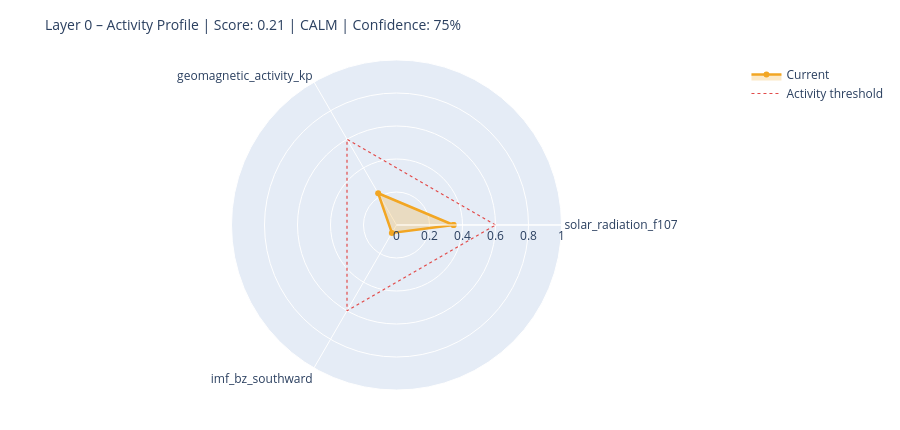

Notebook code cell kept with this figure:
### Markdown cell above
---
## 6. State Assessment & Handoff to Layer 1

### Code cell
# ============================================================
# STEP 1 – Collect raw values with source modes
# Mode: 'primary' | 'fallback_3h' | 'last_valid' | 'missing'
# ============================================================

def safe_last(df, col):
    if df is None or col not in df.columns: return None
    s = df[col].dropna()
    return float(s.iloc[-1]) if not s.empty else None

f107_now = safe_last(df_f107, 'f10.7')
bz_now   = safe_last(df_mag,  'bz_gsm')
kp_now   = safe_last(df_kp,   'kp')
sw_now   = safe_last(df_sw,   'speed')

source_modes = {
    'F10.7':    'primary'  if f107_now is not None else 'missing',
    'Kp':       'primary'  if kp_now   is not None else 'missing',
    'IMF_Bz':   'primary'  if bz_now   is not None else 'missing',
    'SW_speed': 'primary'  if sw_now   is not None else 'missing',
}

# Kp Fallback – 3h endpoint
if kp_now is None:
    try:
        r = requests.get(
            'https://services.swpc.noaa.gov/json/noaa-planetary-k-index.json',
            timeout=10)
        r.raise_for_status()
        fb = pd.DataFrame(r.json())
        tc = next((c for c in fb.columns if 'time' in c.lower()), fb.columns[0])
        kc = next((c for c in fb.columns if 'kp' in c.lower() and c != tc), None)
        if kc:
            fb[kc] = fb[kc].astype(str).str.extract(r'([0-9]+(?:\.[0-9]*)?)')[0]
            fb[kc] = pd.to_numeric(fb[kc], errors='coerce')
            fb = fb[fb[kc] >= 0].dropna(subset=[kc])
            if not fb.empty:
                kp_now = float(fb[kc].iloc[-1])
                source_modes['Kp'] = 'fallback_3h'
                print(f'  Kp fallback (3h): {kp_now:.1f}')
    except Exception as e:
        print(f'  Kp fallback failed: {e}')

# Solar Wind Fallback – last valid value
if sw_now is None and df_sw is not None and 'speed' in df_sw.columns:
    s = df_sw['speed'].dropna()
    if not s.empty:
        sw_now = float(s.iloc[-1])
        source_modes['SW_speed'] = 'last_valid'
        print(f'  SW fallback (last_valid): {sw_now:.0f} km/s')

print()
print('Source modes:', source_modes)

# ============================================================
# STEP 2 – Score from available components only
# ============================================================

def norm(v, lo, hi):
    if v is None: return None
    return max(0.0, min(1.0, (v - lo) / (hi - lo)))

COMPONENTS = {
    'solar_radiation_f107':    (f107_now, norm(f107_now, 60, 250)),
    'geomagnetic_activity_kp': (kp_now,   norm(kp_now,   0,   9)),
    'imf_bz_southward':        (bz_now,   norm(-(bz_now or 0) if bz_now else None, -5, 30)
                                           if bz_now is not None else None),
    'solar_wind_speed':        (sw_now,   norm(sw_now, 300, 800)),
}

available   = {k: v[1] for k, v in COMPONENTS.items() if v[1] is not None}
unavailable = [k for k, v in COMPONENTS.items() if v[1] is None]

layer0_score = round(sum(available.values()) / len(available), 4) if available else None
confidence   = round(len(available) / len(COMPONENTS), 2)

level = ('unknown'  if layer0_score is None
         else 'calm'     if layer0_score < 0.3
         else 'moderate' if layer0_score < 0.6
         else 'active')

# ============================================================
# STEP 3 – Dominant Driver
# ============================================================

def dominant_driver(kp, f107, bz, sw):
    candidates = []
    if kp   is not None and kp   >= 4:   candidates.append(('geomagnetic',    kp / 9))
    if sw   is not None and sw   >= 500:  candidates.append(('solar_wind',     sw / 800))
    if bz   is not None and bz   <= -5:   candidates.append(('imf_southward',  abs(bz) / 30))
    if f107 is not None and f107 >= 150:  candidates.append(('solar_radiation',f107 / 250))
    return max(candidates, key=lambda x: x[1])[0] if candidates else 'none'

driver = dominant_driver(kp_now, f107_now, bz_now, sw_now)

# ============================================================
# STEP 4 – Downstream expectations
# ============================================================

def downstream_expectation(driver, score, kp, bz, f107):
    exp = {
        'magnetosphere':        'calm',
        'ionosphere':           'calm',
        'schumann_resonance':   'unchanged',
        'lithosphere_currents': 'low',
    }
    if driver == 'geomagnetic' or (kp and kp >= 5):
        exp['magnetosphere']        = 'compressed / storm'
        exp['ionosphere']           = 'elevated disturbance (TEC variability)'
        exp['schumann_resonance']   = 'elevated amplitude possible'
        exp['lithosphere_currents'] = 'elevated induction currents'
    elif driver == 'imf_southward' or (bz and bz <= -5):
        exp['magnetosphere']        = 'energy coupling active'
        exp['ionosphere']           = 'elevated electron density possible'
        exp['schumann_resonance']   = 'slight modulation possible'
    elif driver == 'solar_radiation' or (f107 and f107 >= 150):
        exp['ionosphere']           = 'elevated ionization (F-layer)'
        exp['schumann_resonance']   = 'slightly elevated background activity'
    return exp

downstream = downstream_expectation(driver, layer0_score, kp_now, bz_now, f107_now)

# ============================================================
# CONSOLE OUTPUT
# ============================================================

W = 58
print('=' * W)
print('LAYER 0 – STATE ASSESSMENT')
print('=' * W)
for name, (raw_v, score_v) in COMPONENTS.items():
    if score_v is not None:
        bar = '█' * int(score_v * 20) + '░' * (20 - int(score_v * 20))
        print(f'  {name:<35}  {bar}  {score_v:.2f}')
    else:
        print(f'  {name:<35}  {"─" * 20}  n/a')
print('-' * W)
print(f'  Score ({len(available)}/{len(COMPONENTS)} components):  {layer0_score:.3f}')
print(f'  Confidence:         {confidence:.0%}')
print(f'  Level:              {level.upper()}')
print(f'  Dominant Driver:    {driver}')

# Radar chart
cats = list(available.keys())
vals = list(available.values())
if len(cats) >= 3:
    fig = go.Figure()
    fig.add_trace(go.Scatterpolar(
        r=vals + [vals[0]], theta=cats + [cats[0]],
        fill='toself', fillcolor='rgba(242,166,35,0.25)',
        line=dict(color='#F2A623', width=2.5), name='Current'
    ))
    fig.add_trace(go.Scatterpolar(
        r=[0.6] * (len(cats) + 1), theta=cats + [cats[0]],
        line=dict(color='#E24B4A', dash='dot', width=1.2),
        mode='lines', name='Activity threshold'
    ))
    fig.update_layout(
        title=dict(text=f'Layer 0 – Activity Profile | Score: {layer0_score:.2f} | {level.upper()} | Confidence: {confidence:.0%}',
                   font=dict(size=14)),
        polar=dict(radialaxis=dict(visible=True, range=[0, 1])),
        height=430, showlegend=True,
        margin=dict(l=60, r=60, t=60, b=40)
    )
    fig.show()

### Figure 1 — Plotly figure (JSON) as saved in the notebook; plotly's stock layout.template omitted (floating-point values rounded to 4 significant figures)
{"data": [{"fill": "toself", "fillcolor": "rgba(242,166,35,0.25)", "line": {"color": "#F2A623", "width": 2.5}, "name": "Current", "r": [0.3457, 0.2222, 0.056, 0.3457], "theta": ["solar_radiation_f107", "geomagnetic_activity_kp", "imf_bz_southward", "solar_radiation_f107"], "type": "scatterpolar"}, {"line": {"color": "#E24B4A", "dash": "dot", "width": 1.2}, "mode": "lines", "name": "Activity threshold", "r": [0.6, 0.6, 0.6, 0.6], "theta": ["solar_radiation_f107", "geomagnetic_activity_kp", "imf_bz_southward", "solar_radiation_f107"], "type": "scatterpolar"}], "layout": {"height": 430, "margin": {"b": 40, "l": 60, "r": 60, "t": 60}, "polar": {"radialaxis": {"range": [0, 1], "visible": true}}, "showlegend": true, "title": {"font": {"size": 14}, "text": "Layer 0 – Activity Profile | Score: 0.21 | CALM | Confidence: 75%"}}}
